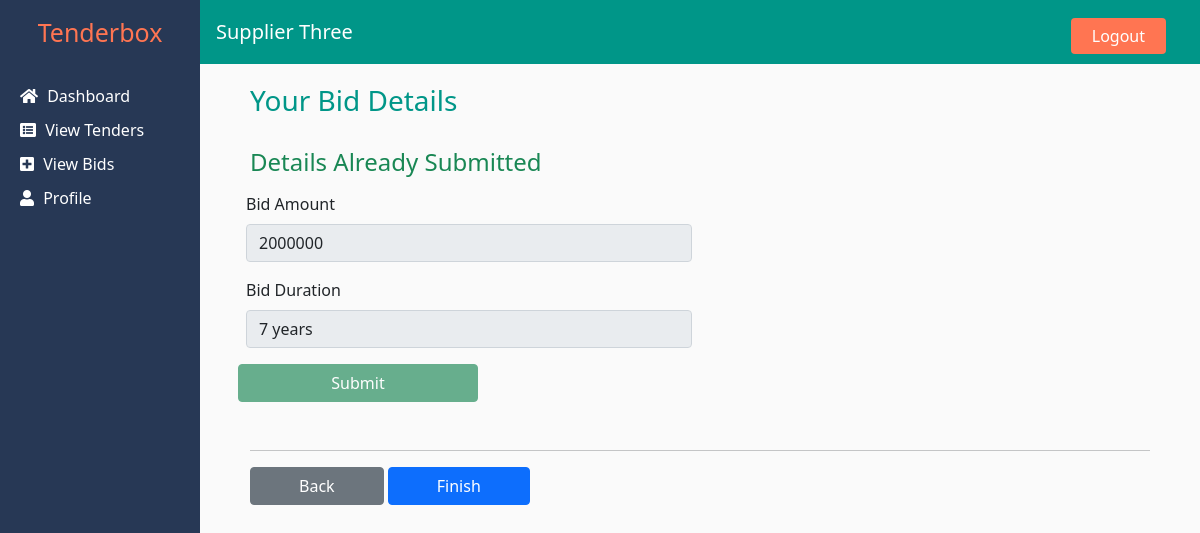
/supplier/bid_amount.php?tenderid=27 (signed in), run on the app's committed database.
### tables this page shows
CREATE TABLE `supplier` (
  `id` int(11) NOT NULL,
  `name` varchar(250) NOT NULL,
  `email` varchar(250) NOT NULL,
  `password` varchar(250) NOT NULL,
  `phone` varchar(200) NOT NULL,
  `startyear` int(11) NOT NULL,
  `description` text NOT NULL,
  `type` varchar(200) NOT NULL
);

CREATE TABLE `bid_details` (
  `id` int(11) NOT NULL,
  `amount` int(11) NOT NULL,
  `tender_id` int(11) NOT NULL,
  `supplier_id` int(11) NOT NULL,
  `status` varchar(20) NOT NULL DEFAULT 'open',
  `duration` varchar(50) NOT NULL
);

### supplier/bid_amount.php (the view, shortened to what this page needs)
<?php
include 'includes/config.php';
include 'includes/header.php';
$supplier_id = $_SESSION['supplier_id'];
$tender_id = $_GET['tenderid'];
$amount_res = $conn->query("select * from bid_details where tender_id = '$tender_id' and supplier_id='$supplier_id'");
$amount_size = mysqli_num_rows($amount_res);
$arr = array();
if($amount_size>0){
  $arr = mysqli_fetch_assoc($amount_res);
}
?>
<main class="d-flex">
    <?php include 'includes/sidebar.php' ?>
    <section class="page-container">
        <h3 class="page-title">Your Bid Details</h3>
        <h4 class="my-2"><span class="text-success"><?php echo $amount_size>0?"Details Already Submitted":""; ?></span></h4>
        <form id="submitForm" method="POST" class="row" enctype="multipart/form-data">
          <div class="p-2 col-6">
            <label for="amount" class="form-label"> Bid Amount </label>
            <input
              placeholder="Enter your bid amount" <?php echo $amount_size>0?"disabled":""; ?> type="number"
              id="amount"
              name="amount" class="form-control"
              value="<?php echo $amount_size>0? $arr['amount'] :""; ?>" />
          </div>
          <div class="p-2 col-6">
            <label for="duration" class="form-label"> Bid Duration</label>
            <input
            placeholder="Enter duration eg 12 months, 2 years...." <?php echo $amount_size>0?"disabled":""; ?>
            type="text" id="duration" name="duration" class="form-control"
            value="<?php echo $amount_size>0? $arr['duration'] :""; ?>" />
          </div>
          <button <?php echo $amount_size>0?"disabled":""; ?> id="submitBtn" class="btn-success btn my-2" style="width: 240px;">Submit</button>
        </form>
        <br>
        <hr>
        <div class="form-group">
        <button id="backBtn" class="btn btn-secondary px-5">Back</button>
        <button id="finishBtn" class="btn btn-primary px-5">Finish</button>
        </div>
    </section>
</main>
<?php include 'includes/footer.php' ?>

### supplier/includes/header.php (shortened to what this page needs)
<?php
include 'config.php';
$supplier_id =$_SESSION['supplier_id'];
$supresult = $conn->query("SELECT * FROM supplier where id ='$supplier_id'");
$array = mysqli_fetch_assoc($supresult);
?>
<!DOCTYPE html>
<html lang="en">
<head>
    <link href="https://cdnjs.cloudflare.com/ajax/libs/font-awesome/5.15.4/css/all.min.css" rel="stylesheet">
    <link rel="stylesheet" href="css/bootstrap.min.css">
    <link rel="stylesheet" href="css/style.css">
</head>
<body>
    <nav class="nav">
        <h1 class="navbar-brand">Tenderbox</h1>
        <div class="nav-bar">
            <h5><?php echo $array['name'] ?></h5>
            <a href="logout.php" class="btn logout-btn" type="submit">Logout</a>
        </div>
    </nav>

### supplier/css/style.css (style rules this page uses)
a, a:hover { text-decoration: none; }
nav.nav { height: 4rem; background-color: #009688; }
.navbar-brand { width: 200px; height: 100%; font-size: 25px; background-color: #273855; display: flex; align-items: center; justify-content: center; color: #ff7552; }
.nav-bar { display: flex; align-items: center; width: calc(100% - 250px); }
.nav-bar h5 { color: #fff; }
.logout-btn, .logout-btn:hover { background-color: #ff7552; margin-left: auto; padding: 5px 20px; color: #fff; }
.page-container { padding: 0px 50px; padding-bottom: 50px; background-color: #fafafa; flex: 1; }
.page-title { margin-top: 20px; margin-bottom: 30px; color: #009688; }

### data on the page
supplier: name "Supplier Three"
bid_details: amount "2000000", duration "7 years"
